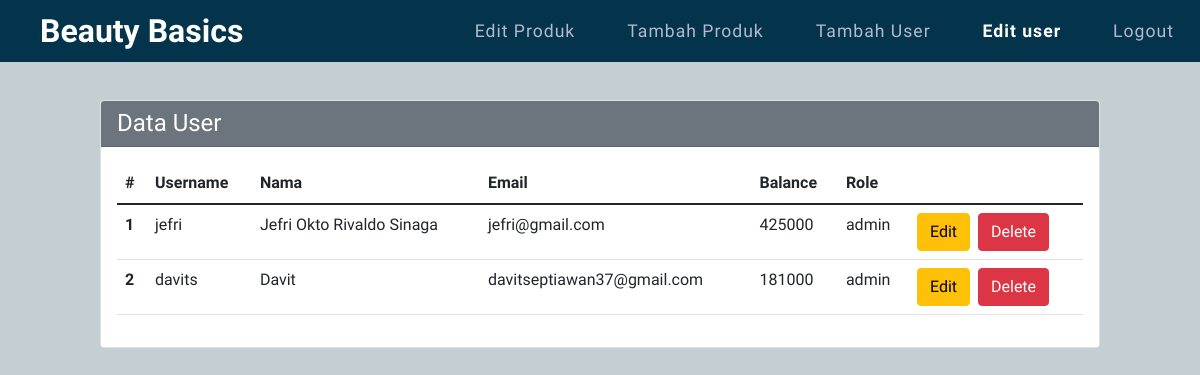
The app's page /user-edit.php (signed in) with its own data.
### tables this page shows
CREATE TABLE `users` (
  `id` int(11) NOT NULL,
  `role` varchar(70) NOT NULL,
  `balance` int(11) NOT NULL,
  `name` varchar(40) NOT NULL,
  `username` varchar(50) NOT NULL,
  `email` varchar(50) NOT NULL,
  `password` varchar(255) NOT NULL
);

### user-edit.php (the view, shortened to what this page needs)
<?php include("config.php");
include("foradmin.php");
?>
<!DOCTYPE html>
<html lang="en">
<head>
    <link href="https://cdn.jsdelivr.net/npm/bootstrap@5.1.3/dist/css/bootstrap.min.css" rel="stylesheet">
    <link rel="stylesheet" href="style2.css">
</head>
<body>
    <header>
        <a href="index.php" class="logo">Beauty Basics</a>
        <ul class="navigasi">
            <li><a class="nav-item nav-link active" href="output-menu.php">Edit Produk</a></li>
            <li><a class="nav-item nav-link active" href="tambah-produk.php">Tambah Produk</a></li>
            <li><a class="nav-item nav-link active" href="tambah-user.php">Tambah User</a></li>
            <li><a class="nav-item nav-link active" href="user-edit.php" style="color: white; font-weight: 600;">Edit user</a></li>
            <li><a class="nav-item nav-link active" href="logout.php">Logout</a></li>
        </ul>
    </header>
    <div class="banner">
        <div class="mx-auto">
            <div class="card">
                <h4 class="card-header text-white bg-secondary">Data User</h4>
                <div class="card-body">
                    <table class="table">
                        <thead>
                            <tr>
                                <th scope="col">#</th>
                                <th scope="col">Username</th>
                                <th scope="col">Nama</th>
                                <th scope="col">Email</th>
                                <th scope="col">Balance</th>
                                <th scope="col">Role</th>
                                <th scope="col"> </th>
                            </tr>
                        <tbody>
                            <?php
                            $sql        = "SELECT *FROM users";
                            $query      = mysqli_query($koneksi, $sql);
                            $urut       = 1;
                            while ($user  = mysqli_fetch_array($query)) {
                                $id         = $user['id'];
                                $username   = $user['username'];
                                $nama       = $user['name'];
                                $email     = $user['email'];
                                $balance    = $user['balance'];
                                $role    = $user['role'];
                            ?>
                                <tr>
                                    <th scope="row"><?php echo $urut++ ?></th>
                                    <td scope="row"><?php echo $username ?></td>
                                    <td scope="row"><?php echo $nama ?></td>
                                    <td scope="row"><?php echo $email ?></td>
                                    <td scope="row"><?php echo $balance ?></td>
                                    <td scope="row"><?php if ($role != 'admin') {
                                                        echo 'user';
                                                    } else {
                                                        echo 'admin';
                                                    } ?></td>
                                    <td scope="row">
                                        <a href="user-edit-form.php?id=<?php echo $id ?>"><button type="button" class="btn btn-warning">Edit</button></a>
                                        <a href="hapus.php?id=<?php echo $id ?>" onclick="return confirm('Yakin mau delete data?')"><button type="button" class="btn btn-danger ms-1">Delete</button></a>
                                    </td>
                                </tr>
                            <?php
                            }
                            ?>
                        </tbody>
                        </thead>
                    </table>
                </div>
            </div>
        </div>
    </div>
</body>
</html>

### style2.css (style rules this page uses)
.mx-auto { width: 1000px; }
* { margin: 0; padding: 0; box-sizing: border-box; font-family: 'Palanquin Dark', sans-serif; }
header { position: absolute; width: 100%; display: flex; justify-content: space-between; align-items: center; padding: 10 px 100px; z-index: 10; background: #04344c; }
.logo { position: relative; right: 60px; font-size: 2em; color: #fff; text-decoration: none; font-weight: 600; padding-left: 100px; }
.navigasi { display: flex; justify-content: center; flex-wrap: wrap; margin: 10px 0; }
.navigasi li { list-style: none; margin: 0 10px; }
.navigasi li a { color: #b5b8d1; font-size: 1.1em; text-decoration: none; font-weight: 500; letter-spacing: 1px; }
.banner { background: #c4cfd4; padding: 100px 100px 50px; min-height: 100vh; }

### records on screen
users: username "jefri", name "Jefri Okto Rivaldo Sinaga", email "jefri@gmail.com", balance "425000", role "admin"
users: username "davits", name "Davit", email "davitseptiawan37@gmail.com", balance "181000", role "admin"
